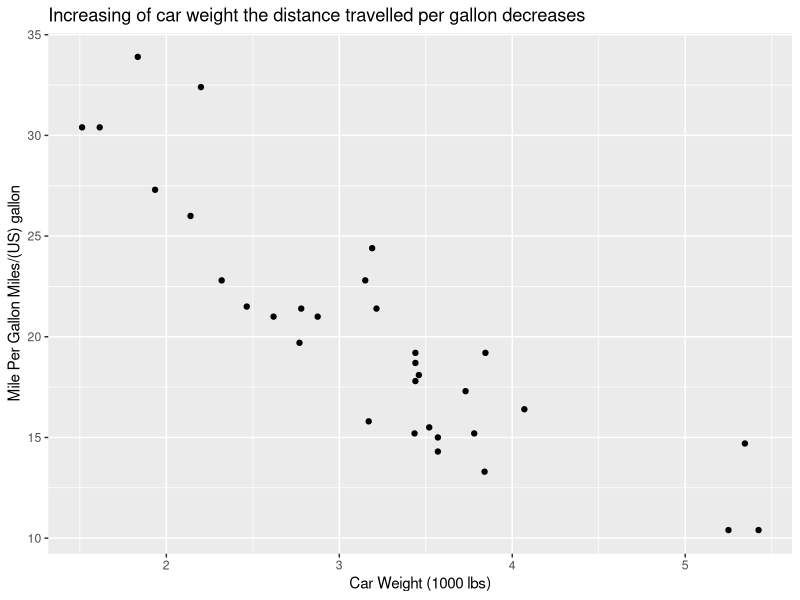
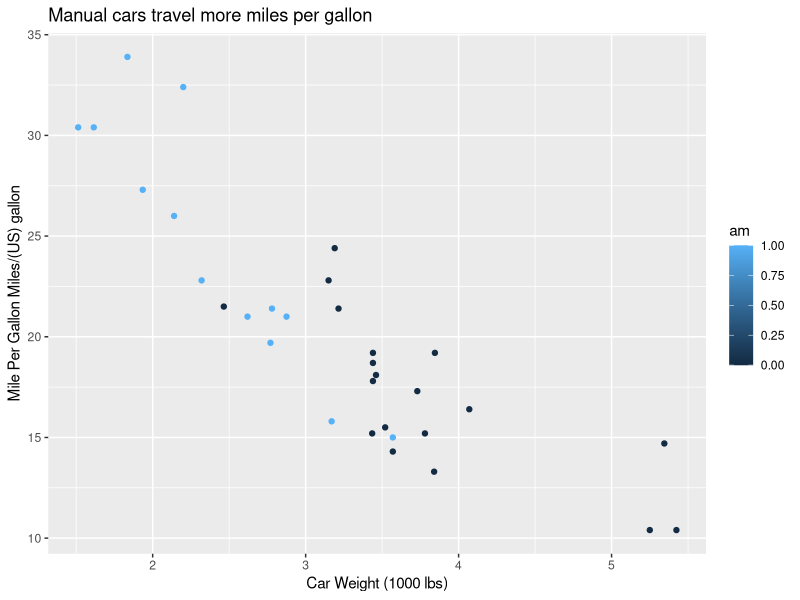
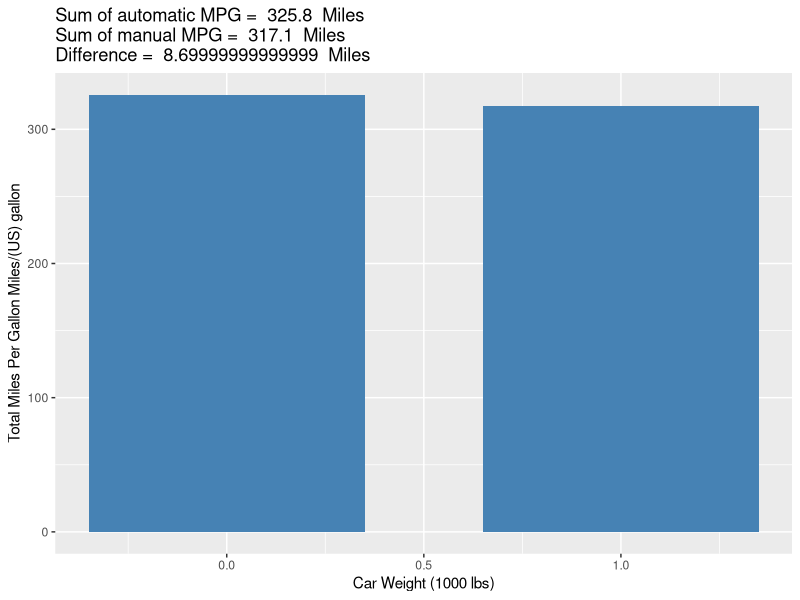
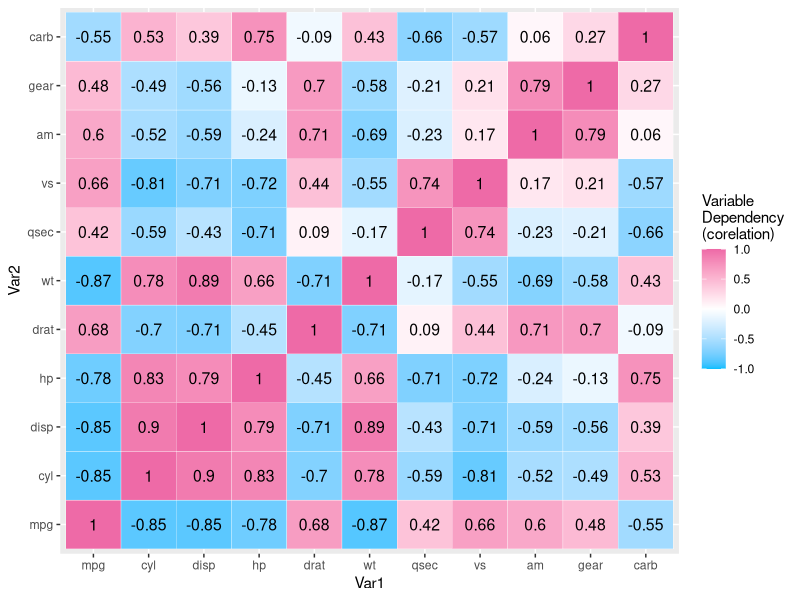
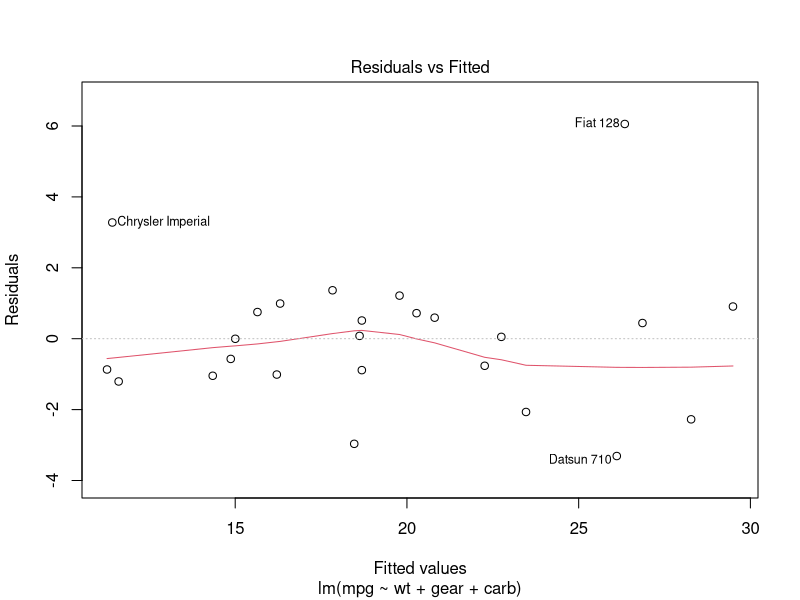
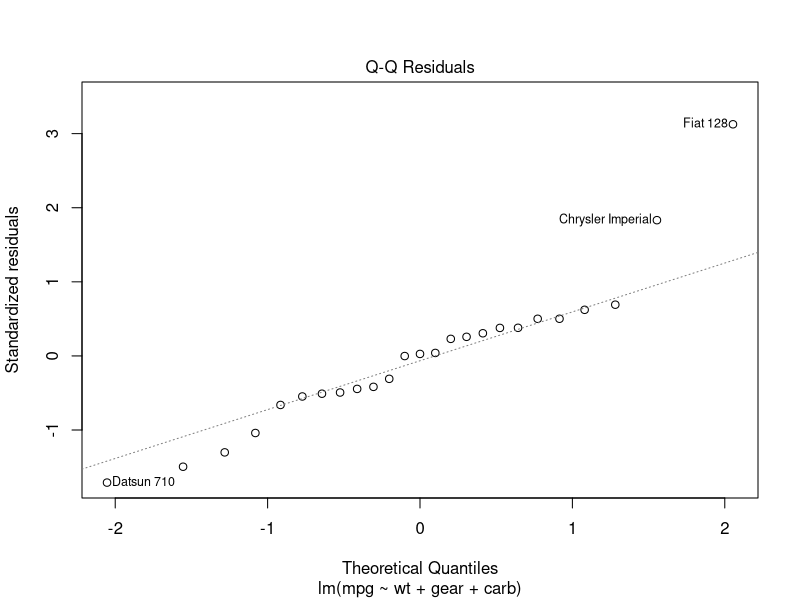
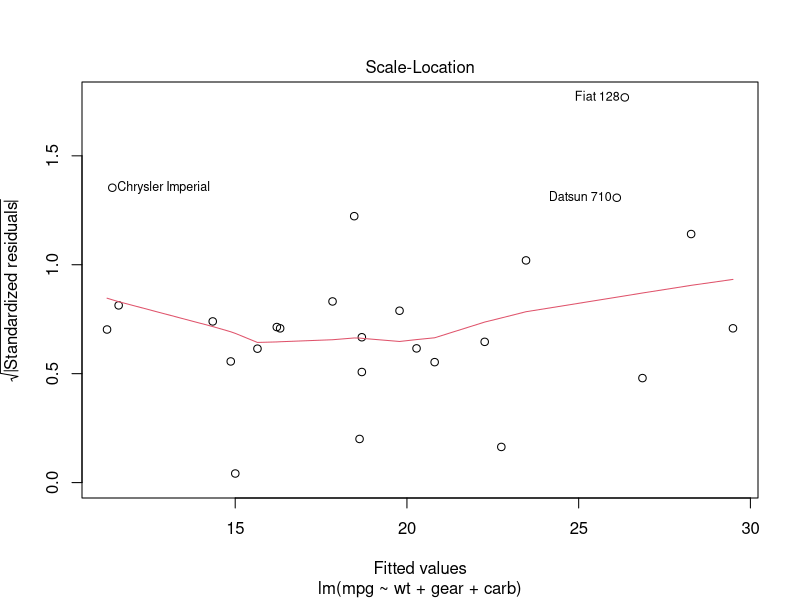
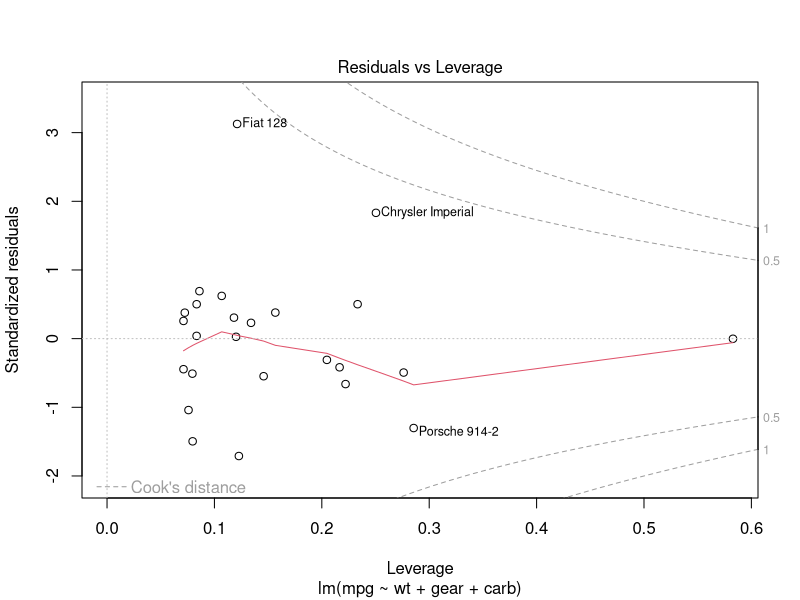

Reproduce these figures in R, in order.
## ---- chunk 1
library("ggplot2")
library("reshape2")

## ---- chunk 2

df = mtcars
print(df)

## ---- chunk 3

plt_1 = ggplot(df, aes(x=wt,y=mpg)) + geom_point()
print(
  plt_1 + 
    ggtitle("Increasing of car weight the distance travelled per gallon decreases") + 
    labs(y = "Mile Per Gallon Miles/(US) gallon", x = "Car Weight (1000 lbs)") 
  )

## ---- chunk 4

plt_2 = ggplot(df,aes(x=wt,y=mpg,group=am)) +
        geom_point(aes(color=am)
        )

print(
  plt_2 +
    ggtitle("Manual cars travel more miles per gallon") +
    labs(y = "Mile Per Gallon Miles/(US) gallon", x = "Car Weight (1000 lbs)")  
      )


## ---- chunk 5
# barplot 
# sum of Miles per gallon for manual cars
# sum of Miles per gallon for automatic cars

mpg_sum_auto <- sum(df[which(df$am==0), 1])
mpg_sum_manual <- sum(df[which(df$am==1), 1])
mpg_diff = mpg_sum_auto - mpg_sum_manual

ggplot(data=df, aes(x=am, y=mpg))+
  geom_bar(stat="identity", width=0.7, fill="steelblue") +
  ggtitle(paste("Sum of automatic MPG = ", mpg_sum_auto , " Miles\nSum of manual MPG = ", mpg_sum_manual , " Miles\nDifference = " , mpg_diff , " Miles")) +
  labs(y = "Total Miles Per Gallon Miles/(US) gallon", x = "Car Weight (1000 lbs)")  



## ---- chunk 6

cormat <- round(cor(df),2)
head(cormat)

## ---- chunk 7

melted_cormat <- melt(cormat)
head(melted_cormat)

## ---- chunk 8

ggplot(data = melted_cormat, aes(x=Var1, y=Var2, fill=value , label = value), color = "black", size = 4 ) + 
  
  geom_tile(color = "white") +
 scale_fill_gradient2(low = "deepskyblue1", high = "hotpink2", mid = "white", 
   midpoint = 0, limit = c(-1,1), space = "Lab", 
   name="Variable\nDependency\n(corelation)") +
  
  geom_text(aes(Var2, Var1, label = value), color = "black", size = 4)

## ---- chunk 9
# for general dependency 

dependency = colMeans(cormat)
print(dependency)
# large number means dependent (correlated) on the rest of the features.
# small number means independent (uncorrelated) on the rest of the features.

## ---- chunk 10

# lock the randomization process
set.seed(42)

# choose random indices and set them as training/testing sets
n = nrow(mtcars)
index = sample(n, n*0.80, replace = FALSE)
train_set = mtcars[index,]
test_set = mtcars[-index,]

train_set
test_set

## ---- chunk 11
# combination of regression
# mpg with < cyl , disp , hp , drat , wt , qsec , vs , am , gear , carb >

model_full = lm(mpg ~ ., data = train_set)
model_int = lm(mpg ~ -., data = train_set)

scopeformula = formula(model_full)
scopeformula

## ---- chunk 12
fwd_sel = step(object=model_int, scope=scopeformula, direction="forward")
## ---- chunk 13
summary(fwd_sel)
## ---- chunk 14

model_full = lm(mpg ~ ., data = train_set)
scopeformula = formula(model_full)

back_sel = step(object=model_full, scope=scopeformula, direction="backward")

## ---- chunk 15
summary(back_sel)
## ---- chunk 16
plot(back_sel)
